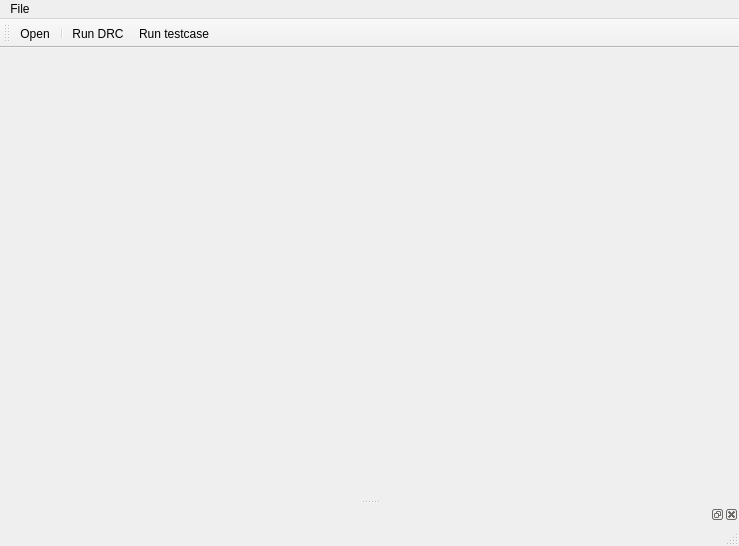
<?xml version="1.0" encoding="UTF-8"?>
<ui version="4.0">
 <class>DRCwind</class>
 <widget class="QMainWindow" name="DRCwind">
  <property name="geometry">
   <rect>
    <x>0</x>
    <y>0</y>
    <width>739</width>
    <height>546</height>
   </rect>
  </property>
  <property name="windowTitle">
   <string>CUDA-Based Design Rule Checker</string>
  </property>
  <widget class="QWidget" name="centralwidget"/>
  <widget class="QMenuBar" name="menubar">
   <property name="geometry">
    <rect>
     <x>0</x>
     <y>0</y>
     <width>739</width>
     <height>21</height>
    </rect>
   </property>
   <widget class="QMenu" name="menuFile">
    <property name="title">
     <string>File</string>
    </property>
    <addaction name="actionOpen"/>
    <addaction name="actionTestcase"/>
   </widget>
   <addaction name="menuFile"/>
  </widget>
  <widget class="QStatusBar" name="statusbar"/>
  <widget class="QToolBar" name="toolBar">
   <property name="windowTitle">
    <string>toolBar</string>
   </property>
   <attribute name="toolBarArea">
    <enum>TopToolBarArea</enum>
   </attribute>
   <attribute name="toolBarBreak">
    <bool>false</bool>
   </attribute>
   <addaction name="actionOpen"/>
   <addaction name="separator"/>
   <addaction name="actionRunDRC"/>
   <addaction name="actionTestcase"/>
  </widget>
  <widget class="ErrorList" name="errorList">
   <attribute name="dockWidgetArea">
    <number>8</number>
   </attribute>
  </widget>
  <action name="actionOpen">
   <property name="text">
    <string>Open...</string>
   </property>
  </action>
  <action name="actionRunDRC">
   <property name="text">
    <string>Run DRC</string>
   </property>
  </action>
  <action name="actionTestcase">
   <property name="text">
    <string>Run testcase...</string>
   </property>
  </action>
 </widget>
 <customwidgets>
  <customwidget>
   <class>ErrorList</class>
   <extends>QDockWidget</extends>
   <header>widgets/ErrorList.h</header>
   <container>1</container>
  </customwidget>
 </customwidgets>
 <resources/>
 <connections/>
</ui>
